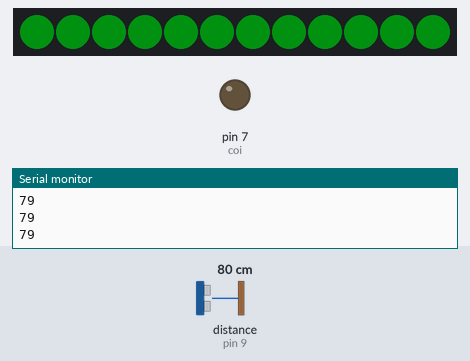
Bench run of a sketch on a simulated Arduino Uno, built with avr-gcc and run on an emulated ATmega328P. On the bench: 12 RGB LEDs in strip order, left to right, output pins drawn as LEDs (lit = HIGH), the last lines printed to the serial monitor. Wiring (inferred from the names in the program): ultrasonic range finder: trigger pin 8; echo pin 9. The inputs (shaded band) are chosen by the test bench; at power-on: distance to the obstacle (sensor on pin 9) 80 cm. The echo pulse lasts 58.3 µs per cm; dim RGB values are drawn brighter than linear; random numbers use the default seed unless the sketch sets one; pins used as bus, display or sensor lines are not drawn.

Above: at 1.2 s.
1.3 s: distance to the obstacle (sensor on pin 9) set to 2 cm
At 2.1 s:
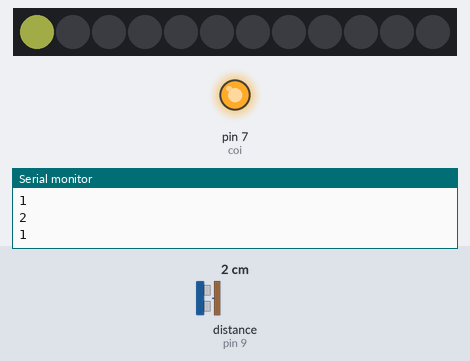
2.9 s: distance to the obstacle (sensor on pin 9) set to 60 cm
At 3.12 s:
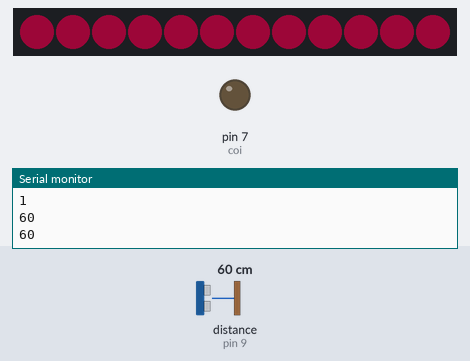
5.2 s: distance to the obstacle (sensor on pin 9) set to 18 cm
At 5.7 s:
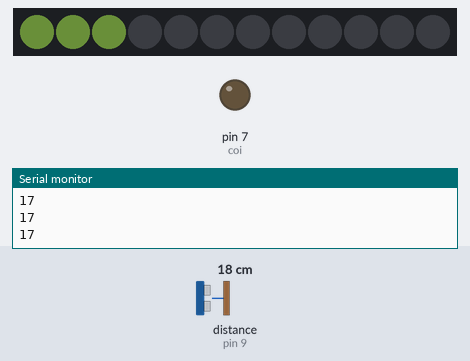
6.8 s: distance to the obstacle (sensor on pin 9) set to 120 cm
At 7.23 s:
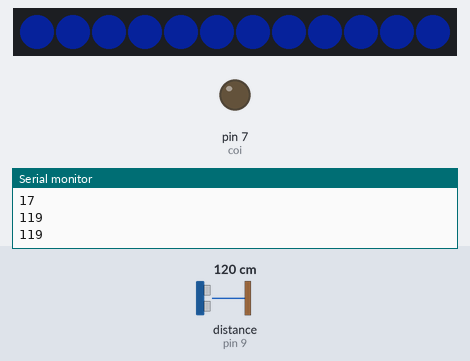
9.8 s: distance to the obstacle (sensor on pin 9) set to 35 cm
12.8 s: distance to the obstacle (sensor on pin 9) set to 250 cm
At 13.9 s:
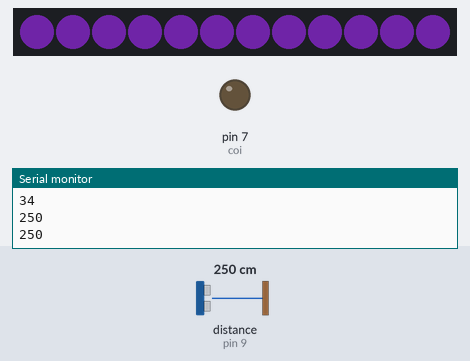
Timing chart, 0 to 15.8 s (numbered marks = the images above; inputs shaded):
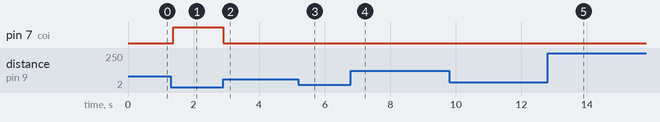

The sketch:

ledrandommau.ino
```cpp
//Thiết bị đo khoảng cách và hiển thị lên Neopixel
#include <Adafruit_NeoPixel.h>
#define CHAN_LED 6
#define SO_LED 12
int coi = 7 ;
int trig = 8;
int echo = 9;
Adafruit_NeoPixel vong_led(SO_LED, CHAN_LED, NEO_GRB + NEO_KHZ800);

uint32_t mau_so_1 = vong_led.Color(23,150,0);
uint32_t mau_so_2 = vong_led.Color(255,30,8);
uint32_t mau_so_3 = vong_led.Color(45, 0,90);
void setup() {
  pinMode(coi, OUTPUT);
  Serial.begin(9600);
  pinMode(trig, OUTPUT);
  pinMode(echo, INPUT);
  vong_led.begin();
  vong_led.setBrightness(50);
  vong_led.show();
  randomSeed(analogRead(A0));
}

void loop() {
  long duration, distance;
  digitalWrite(trig, LOW);
  delayMicroseconds(2);
  digitalWrite(trig, HIGH);
  delayMicroseconds(10);
  digitalWrite(trig, LOW);

  duration = pulseIn(echo, HIGH);
  distance = (duration / 2.0) / 29.1;
  Serial.println(distance);

  uint32_t mau_random = vong_led.Color( random(256), random(256), random(256));
  int soLedSang = map(distance, 5, 50, 1, SO_LED);
  if (distance < 10) {
    digitalWrite(coi, HIGH);
  } else {
    digitalWrite(coi, LOW);
  }
  vong_led.clear();
  for (int i = 0; i < soLedSang; i++) {
    vong_led.setPixelColor(i, mau_random);
    delay(10);
  } vong_led.show();

}
```

Measured:
- after the input at 1.3 s, pin 7 (coi): LOW → HIGH after 0.08 s
- after the input at 2.9 s, pin 7 (coi): HIGH → LOW at once
